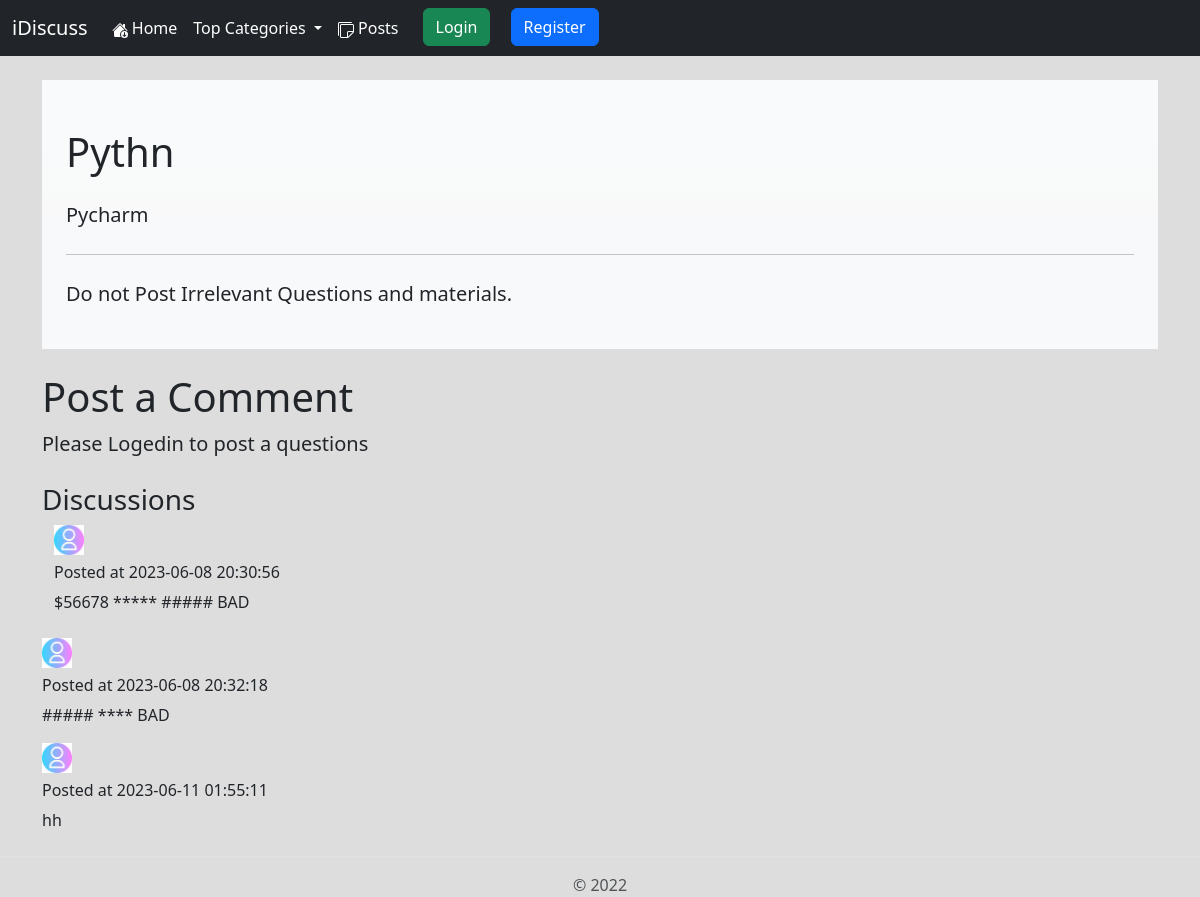
Page /thread.php?threadid=66 on the committed database.
### tables this page shows
CREATE TABLE `thread` (
  `thread_id` int NOT NULL,
  `thread_title` varchar(255) NOT NULL,
  `thread_desc` text NOT NULL,
  `thread_cat_id` int NOT NULL,
  `thread_user_id` int NOT NULL,
  `timestamp` datetime NOT NULL DEFAULT CURRENT_TIMESTAMP
);

CREATE TABLE `comments` (
  `comment_id` int NOT NULL,
  `comment _by` int NOT NULL,
  `thread_id` int NOT NULL,
  `comment_time` datetime NOT NULL DEFAULT CURRENT_TIMESTAMP,
  `Comment_content` text NOT NULL
);

### thread.php (the view, shortened to what this page needs)
<!doctype html>
<html lang="en">
<head>
    <link href="https://cdn.jsdelivr.net/npm/bootstrap@5.2.2/dist/css/bootstrap.min.css" rel="stylesheet"
>
</head>
<body>
    <?php
 include './Partials/_Db-connect.php';
    require './navbar/_header.php';
    ?>
    <?php
    $id = $_GET['threadid'];
    $sql = "SELECT * FROM `thread` WHERE `thread_id` = $id";
    $result = mysqli_query($conn, $sql);
    while
    ($row = mysqli_fetch_assoc($result)) {
        $title = $row['thread_title'];
        $desc = $row['thread_desc'];
    }
    ?>
    <div class="container my-4">
        <div class="jumbotron  bg-light bg-gradient p-4">
            <h1 class="display-6 my-4"><?php echo "$title" ?></h1>
            <p class="lead"><?php echo "$desc" ?></p>
            <hr class="my-4">
            <p class="display-7 lead">Do not Post Irrelevant Questions and materials.</p>
        </div>
    </div>
    <?php
    if (isset($_SESSION['loggedin']) && $_SESSION['loggedin'] == true) {
        echo '<div class="container">
        <h1>Post a Comment</h1>
        <form action="' . $_SERVER['REQUEST_URI'] . '" method="post">
            <div class="form-group">
                <small id="emailHelp" class="form-text text-muted">Type Your Comment</small>
                <div class="form-floating">
                    <textarea class="form-control my-3" placeholder="Leave a comment here" rows="3" id="comment" name="comment"></textarea>
                </div>
            </div>
            <button type="submit" class="btn btn-success my-2">Post a Comment</button>
        </form>
    </div>';
    } else {
        echo
        '<div class="container">
           <h1>Post a Comment</h1>
           <p class="lead">Please Logedin to post a questions</p>
           </div>';
    }
    ?>
    <div class="container my-4">
        <h3 class="display-7">Discussions</h3>
        <?php
        $id = $_GET['threadid'];
        $sql = "SELECT * FROM `comments` WHERE `thread_id` = $id";
        $result = mysqli_query($conn, $sql);
        while ($row = mysqli_fetch_assoc($result)) {
            $content = $row['Comment_content'];
            $comment_time = $row['comment_time'];
            echo
            '<div class="container">
        <div class="media">
            <img src="./Partials/userdeafult.jpg" class="mr-3" alt="img" width="30">
            <div class="media-body my-2">
            <h6>Posted at   ' . $comment_time . '</h6>
                <p class=" display-7 ">' . $content . '</p>
            </div>
        </div>
    </div>
    </div>';
        }
        ?>
        <footer class="pt-3 mt-4 text-muted border-top text-center">
            © 2022
        </footer>
</body>
</html>

### thread.php (style rules this page uses)
body { background: #ddd; }

### rows in the picture
thread: thread_title "Pythn", thread_desc "Pycharm"
comments: comment_time "2023-06-08 20:30:56", Comment_content "$56678 ***** ##### BAD"
comments: comment_time "2023-06-08 20:32:18", Comment_content "##### **** BAD"
comments: comment_time "2023-06-11 01:55:11", Comment_content "hh"
